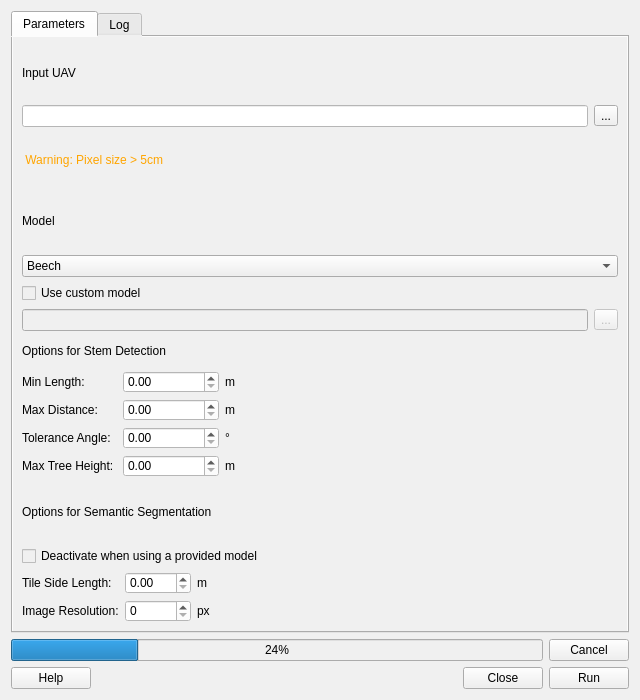
<?xml version="1.0" encoding="UTF-8"?>
<ui version="4.0">
 <class>frame</class>
 <widget class="QFrame" name="frame">
  <property name="geometry">
   <rect>
    <x>0</x>
    <y>0</y>
    <width>640</width>
    <height>700</height>
   </rect>
  </property>
  <property name="windowTitle">
   <string>Frame</string>
  </property>
  <property name="autoFillBackground">
   <bool>false</bool>
  </property>
  <property name="styleSheet">
   <string notr="true">background-color: rgb(240, 240, 240)</string>
  </property>
  <layout class="QVBoxLayout" name="verticalLayout_7">
   <item>
    <widget class="QTabWidget" name="tabWidget">
     <property name="autoFillBackground">
      <bool>false</bool>
     </property>
     <property name="styleSheet">
      <string notr="true">background-color: rgb(240, 240, 240)</string>
     </property>
     <property name="currentIndex">
      <number>0</number>
     </property>
     <widget class="QWidget" name="tab">
      <attribute name="title">
       <string>Parameters</string>
      </attribute>
      <layout class="QVBoxLayout" name="verticalLayout_8">
       <item>
        <layout class="QGridLayout" name="gridLayout">
         <item row="0" column="1" colspan="2">
          <spacer name="horizontalSpacer">
           <property name="orientation">
            <enum>Qt::Horizontal</enum>
           </property>
           <property name="sizeHint" stdset="0">
            <size>
             <width>118</width>
             <height>20</height>
            </size>
           </property>
          </spacer>
         </item>
         <item row="2" column="0" colspan="2">
          <widget class="QLabel" name="uav_warning_label">
           <property name="styleSheet">
            <string notr="true">color: #FFA500;</string>
           </property>
           <property name="text">
            <string> Warning: Pixel size &gt; 5cm</string>
           </property>
          </widget>
         </item>
         <item row="2" column="2">
          <spacer name="horizontalSpacer_2">
           <property name="orientation">
            <enum>Qt::Horizontal</enum>
           </property>
           <property name="sizeHint" stdset="0">
            <size>
             <width>40</width>
             <height>20</height>
            </size>
           </property>
          </spacer>
         </item>
         <item row="0" column="0">
          <widget class="QLabel" name="uav_input_label">
           <property name="text">
            <string>Input UAV</string>
           </property>
          </widget>
         </item>
         <item row="1" column="0" colspan="3">
          <layout class="QHBoxLayout" name="horizontalLayout">
           <item>
            <widget class="QLineEdit" name="uav_lineEdit">
             <property name="autoFillBackground">
              <bool>false</bool>
             </property>
             <property name="styleSheet">
              <string notr="true">background-color: rgb(255, 255, 255)</string>
             </property>
            </widget>
           </item>
           <item>
            <widget class="QToolButton" name="uav_toolButton">
             <property name="text">
              <string>...</string>
             </property>
            </widget>
           </item>
          </layout>
         </item>
        </layout>
       </item>
       <item>
        <layout class="QVBoxLayout" name="verticalLayout">
         <item>
          <widget class="QLabel" name="model_input_label">
           <property name="text">
            <string>Model</string>
           </property>
          </widget>
         </item>
         <item>
          <widget class="QComboBox" name="model_comboBox">
           <item>
            <property name="text">
             <string>Beech</string>
            </property>
           </item>
           <item>
            <property name="text">
             <string>Spruce</string>
            </property>
           </item>
           <item>
            <property name="text">
             <string>General</string>
            </property>
           </item>
          </widget>
         </item>
         <item>
          <widget class="QCheckBox" name="model_checkBox">
           <property name="text">
            <string>Use custom model</string>
           </property>
          </widget>
         </item>
         <item>
          <layout class="QHBoxLayout" name="horizontalLayout_2">
           <item>
            <widget class="QLineEdit" name="model_lineEdit">
             <property name="enabled">
              <bool>false</bool>
             </property>
             <property name="styleSheet">
              <string notr="true"/>
             </property>
            </widget>
           </item>
           <item>
            <widget class="QToolButton" name="model_toolButton">
             <property name="enabled">
              <bool>false</bool>
             </property>
             <property name="text">
              <string>...</string>
             </property>
            </widget>
           </item>
          </layout>
         </item>
        </layout>
       </item>
       <item>
        <layout class="QHBoxLayout" name="horizontalLayout_8">
         <item>
          <layout class="QVBoxLayout" name="verticalLayout_2">
           <item>
            <layout class="QHBoxLayout" name="horizontalLayout_3">
             <item>
              <widget class="QLabel" name="stem_label">
               <property name="text">
                <string>Options for Stem Detection</string>
               </property>
              </widget>
             </item>
             <item>
              <spacer name="horizontalSpacer_3">
               <property name="orientation">
                <enum>Qt::Horizontal</enum>
               </property>
               <property name="sizeHint" stdset="0">
                <size>
                 <width>40</width>
                 <height>20</height>
                </size>
               </property>
              </spacer>
             </item>
            </layout>
           </item>
           <item>
            <layout class="QGridLayout" name="gridLayout_2">
             <item row="0" column="0">
              <widget class="QLabel" name="minlength_label">
               <property name="text">
                <string>Min Length:</string>
               </property>
              </widget>
             </item>
             <item row="0" column="1">
              <widget class="QDoubleSpinBox" name="minlength_doubleSpinBox">
               <property name="styleSheet">
                <string notr="true">background-color: rgb(255, 255, 255)</string>
               </property>
              </widget>
             </item>
             <item row="0" column="2">
              <widget class="QLabel" name="minlength_unit_label">
               <property name="text">
                <string>m</string>
               </property>
              </widget>
             </item>
             <item row="1" column="0">
              <widget class="QLabel" name="maxdistance_label">
               <property name="text">
                <string>Max Distance:</string>
               </property>
              </widget>
             </item>
             <item row="1" column="1">
              <widget class="QDoubleSpinBox" name="maxdistance_doubleSpinBox_2">
               <property name="styleSheet">
                <string notr="true">background-color: rgb(255, 255, 255)</string>
               </property>
              </widget>
             </item>
             <item row="2" column="0">
              <widget class="QLabel" name="tolerance_label">
               <property name="text">
                <string>Tolerance Angle:</string>
               </property>
              </widget>
             </item>
             <item row="2" column="1">
              <widget class="QDoubleSpinBox" name="tolerance_doubleSpinBox_3">
               <property name="styleSheet">
                <string notr="true">background-color: rgb(255, 255, 255)</string>
               </property>
              </widget>
             </item>
             <item row="2" column="2">
              <widget class="QLabel" name="tolerance_unit_label">
               <property name="text">
                <string>°</string>
               </property>
              </widget>
             </item>
             <item row="3" column="0">
              <widget class="QLabel" name="maxtree_label">
               <property name="text">
                <string>Max Tree Height:</string>
               </property>
              </widget>
             </item>
             <item row="3" column="1">
              <widget class="QDoubleSpinBox" name="maxtree_doubleSpinBox_4">
               <property name="styleSheet">
                <string notr="true">background-color: rgb(255, 255, 255)</string>
               </property>
              </widget>
             </item>
             <item row="3" column="2">
              <widget class="QLabel" name="maxtree_unit_label">
               <property name="text">
                <string>m</string>
               </property>
              </widget>
             </item>
             <item row="1" column="2">
              <widget class="QLabel" name="maxdistance_unit_label">
               <property name="text">
                <string>m</string>
               </property>
              </widget>
             </item>
            </layout>
           </item>
          </layout>
         </item>
         <item>
          <spacer name="horizontalSpacer_4">
           <property name="orientation">
            <enum>Qt::Horizontal</enum>
           </property>
           <property name="sizeHint" stdset="0">
            <size>
             <width>40</width>
             <height>20</height>
            </size>
           </property>
          </spacer>
         </item>
        </layout>
       </item>
       <item>
        <layout class="QHBoxLayout" name="horizontalLayout_9">
         <item>
          <layout class="QVBoxLayout" name="verticalLayout_3">
           <item>
            <widget class="QLabel" name="segm_label">
             <property name="text">
              <string>Options for Semantic Segmentation</string>
             </property>
            </widget>
           </item>
           <item>
            <widget class="QCheckBox" name="segm_checkBox">
             <property name="text">
              <string>Deactivate when using a provided model</string>
             </property>
            </widget>
           </item>
           <item>
            <layout class="QGridLayout" name="gridLayout_4">
             <item row="0" column="0">
              <widget class="QLabel" name="tileside_label">
               <property name="text">
                <string>Tile Side Length:</string>
               </property>
              </widget>
             </item>
             <item row="0" column="1">
              <widget class="QDoubleSpinBox" name="tileside_doubleSpinBox">
               <property name="styleSheet">
                <string notr="true">background-color: rgb(255, 255, 255)</string>
               </property>
              </widget>
             </item>
             <item row="0" column="2">
              <widget class="QLabel" name="tileside_unit_label">
               <property name="text">
                <string>m</string>
               </property>
              </widget>
             </item>
             <item row="1" column="0">
              <widget class="QLabel" name="image_label">
               <property name="text">
                <string>Image Resolution:</string>
               </property>
              </widget>
             </item>
             <item row="1" column="1">
              <widget class="QSpinBox" name="image_spinBox">
               <property name="styleSheet">
                <string notr="true">background-color: rgb(255, 255, 255)</string>
               </property>
              </widget>
             </item>
             <item row="1" column="2">
              <widget class="QLabel" name="image_unit_label">
               <property name="text">
                <string>px</string>
               </property>
              </widget>
             </item>
            </layout>
           </item>
          </layout>
         </item>
         <item>
          <spacer name="horizontalSpacer_11">
           <property name="orientation">
            <enum>Qt::Horizontal</enum>
           </property>
           <property name="sizeHint" stdset="0">
            <size>
             <width>40</width>
             <height>20</height>
            </size>
           </property>
          </spacer>
         </item>
        </layout>
       </item>
      </layout>
     </widget>
     <widget class="QWidget" name="tab_2">
      <attribute name="title">
       <string>Log</string>
      </attribute>
      <layout class="QVBoxLayout" name="verticalLayout_9">
       <item>
        <widget class="QPlainTextEdit" name="plainTextEdit">
         <property name="styleSheet">
          <string notr="true">background-color: rgb(255, 255, 255)</string>
         </property>
        </widget>
       </item>
      </layout>
     </widget>
    </widget>
   </item>
   <item>
    <layout class="QGridLayout" name="gridLayout_3">
     <item row="0" column="0" colspan="3">
      <widget class="QProgressBar" name="progress_bar">
       <property name="value">
        <number>24</number>
       </property>
      </widget>
     </item>
     <item row="0" column="3">
      <widget class="QPushButton" name="cancel_button">
       <property name="text">
        <string>Cancel</string>
       </property>
      </widget>
     </item>
     <item row="1" column="0">
      <widget class="QPushButton" name="help_button">
       <property name="text">
        <string>Help</string>
       </property>
      </widget>
     </item>
     <item row="1" column="1">
      <spacer name="horizontalSpacer_5">
       <property name="orientation">
        <enum>Qt::Horizontal</enum>
       </property>
       <property name="sizeHint" stdset="0">
        <size>
         <width>40</width>
         <height>20</height>
        </size>
       </property>
      </spacer>
     </item>
     <item row="1" column="2">
      <widget class="QPushButton" name="close_button">
       <property name="text">
        <string>Close</string>
       </property>
      </widget>
     </item>
     <item row="1" column="3">
      <widget class="QPushButton" name="run_button">
       <property name="text">
        <string>Run</string>
       </property>
      </widget>
     </item>
    </layout>
   </item>
  </layout>
 </widget>
 <resources/>
 <connections/>
</ui>
